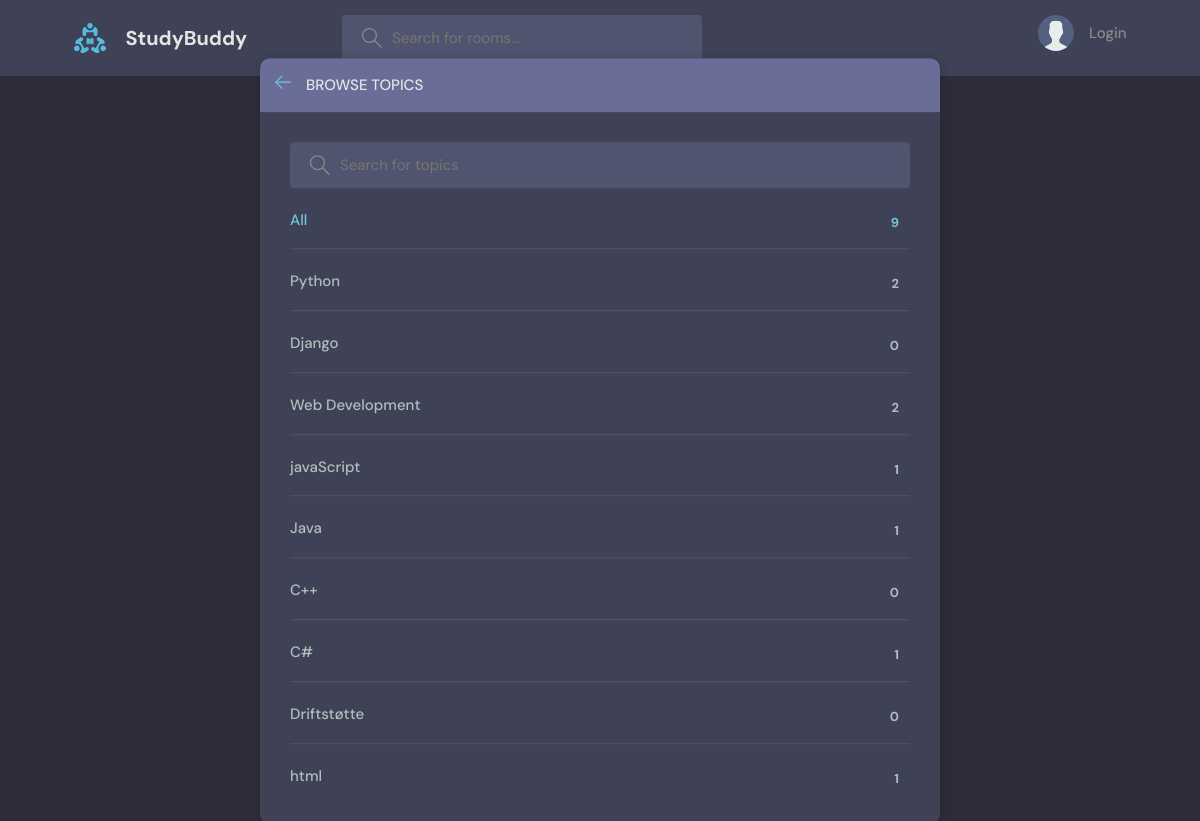
Page /topics/ on the committed database.
### base/models.py (models this page shows, shortened)
class Topic(models.Model):
    name = models.CharField(max_length=200)

### base/views.py (the view)
# urls.py: path('topics/', views.topicsPage, name="topics"),
def topicsPage(request):
    q = request.GET.get('q') if request.GET.get('q') != None else ''
    topics = Topic.objects.filter(name__icontains=q)
    return render(request, 'base/topics.html', {'topics': topics})

### base/templates/base/topics.html (shortened to what this page needs)
{% extends 'main.html' %}
{% block content %}
<main class="create-room layout">
  <div class="container">
    <div class="layout__box">
      <div class="layout__boxHeader">
        <div class="layout__boxTitle">
          <a href="{% url 'home' %}">
            <svg version="1.1" xmlns="http://www.w3.org/2000/svg" width="32" height="32" viewBox="0 0 32 32">
              <title>arrow-left</title>
              <path
                d="M13.723 2.286l-13.723 13.714 13.719 13.714 1.616-1.611-10.96-10.96h27.625v-2.286h-27.625l10.965-10.965-1.616-1.607z"
              ></path>
            </svg>
          </a>
          <h3>Browse Topics</h3>
        </div>
      </div>
      <div class="topics-page layout__body">
        <form action="" method="GET" class="header__search">
          <label>
            <input name="q" placeholder="Search for topics" />
          </label>
        </form>
        <ul class="topics__list">
          <li>
            <a href="{% url 'topics' %}" class="active">All <span>{{topics.count}}</span></a>
          </li>
          {% for topic in topics %}
          <li>
            <a href="{% url 'home' %}?q={{topic.name}}">{{topic.name}}<span>{{topic.room_set.all.count}}</span></a>
          </li>
          {% endfor %}
        </ul>
      </div>
    </div>
  </div>
</main>
{% endblock content %}

### static/styles/style.css (style rules this page uses)
:root { --color-main: #71c6dd; --color-main-light: #e1f6fb; --color-dark: #3f4156; --color-dark-medium: #51546e; --color-dark-light: #696d97; --color-light: #e5e5e5; --color-gray: #8b8b8b; --color-light-gray: #b2bdbd; --color-bg: #2d2d39; --color-success: #5dd693; --color-error: #fc4b0b; }
* { font-family: "DM Sans", -apple-system, BlinkMacSystemFont, "Segoe UI", Roboto, Oxygen, Ubuntu, Cantarell, "Open Sans", "Helvetica Neue", sans-serif; margin: 0; padding: 0; box-sizing: border-box; text-rendering: optimizeLegibility; font-size: inherit; }
html { font-size: 56.25%; }
@media only screen and (min-width: 1200px) { html { font-size: 62.5%; } }
body { line-height: 1.6; font-weight: 400; font-size: 1.5rem; color: var(--color-light-gray); background-color: var(--color-bg); min-height: 100vh; }
a { display: inline-block; color: var(--color-main); text-decoration: none; }
.container { max-width: 120rem; width: 90%; margin: auto; }
.header__search > label { background-color: var(--color-dark-medium); padding: 1.3rem 1rem; display: flex; align-items: center; gap: 1rem; border-radius: 4px; }
.header__search svg { fill: var(--color-gray); width: 2rem; height: 2rem; margin-left: 1rem; }
.header__search input { width: 30rem; background: transparent; border: none; outline: none; color: var(--color-light); }
.layout { margin-top: 2.4rem; }
.layout > .container { display: flex; justify-content: space-between; align-items: flex-start; }
.layout__box { width: 90%; max-width: 48rem; min-height: 40rem; position: absolute; top: 50%; left: 50%; transform: translate(-50%, -46%); background-color: var(--color-dark); border-radius: 1rem; box-shadow: 1px 1px 6px 3px rgba(0, 0, 0, 0.1); overflow: hidden; }
.layout__boxHeader { display: flex; padding: 1.5rem; background-color: var(--color-dark-light); }
.layout__boxTitle { display: flex; gap: 1.5rem; align-items: center; }
.layout__boxTitle h3 { text-transform: uppercase; font-weight: 500; color: var(--color-light); }
.layout__boxTitle svg { width: 1.6rem; height: 1.6rem; fill: var(--color-main); }
.layout__body { margin: 3rem; }
.topics__list { list-style: none; }
.topics__list li a { display: flex; justify-content: space-between; margin-bottom: 3rem; font-weight: 500; color: var(--color-light-gray); transition: all 0.3s ease-in-out; }
.topics__list li a.active, .topics__list li a:hover { color: var(--color-main); }
.topics__list li a span { padding: 0.5rem 1rem; background-color: var(--color-dark); border-radius: 3px; font-size: 1.3rem; font-weight: 700; letter-spacing: 1px; }
.topics-page .topics__list li:not(:last-child) a { margin: 2rem 0; padding-bottom: 1rem; text-decoration: none; border-bottom: 1px solid var(--color-dark-medium); }
.topics-page .header__search { display: block; }
.create-room.layout .layout__box { max-width: 68rem; }

### rows in the picture
Topic: name "Python", room_set.all.count "2"
Topic: name "Django", room_set.all.count "0"
Topic: name "Web Development", room_set.all.count "2"
Topic: name "javaScript", room_set.all.count "1"
Topic: name "Java", room_set.all.count "1"
Topic: name "C++", room_set.all.count "0"
Topic: name "C#", room_set.all.count "1"
Topic: name "Driftstøtte", room_set.all.count "0"
Topic: name "html", room_set.all.count "1"

### other values in the picture
{{ topics.count }} "9"
